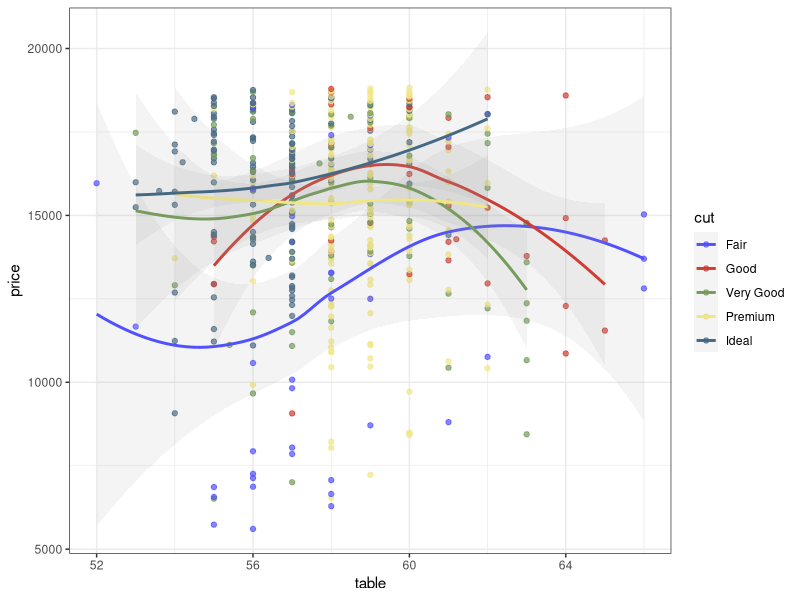
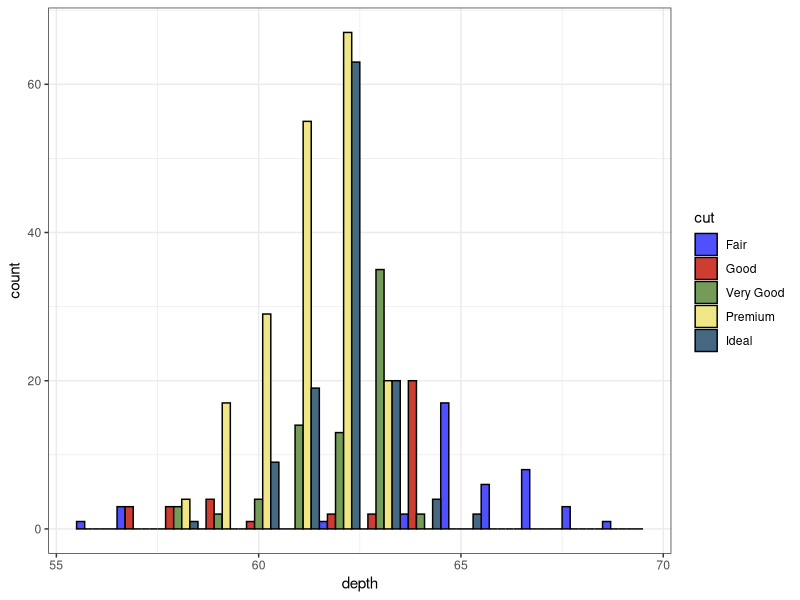
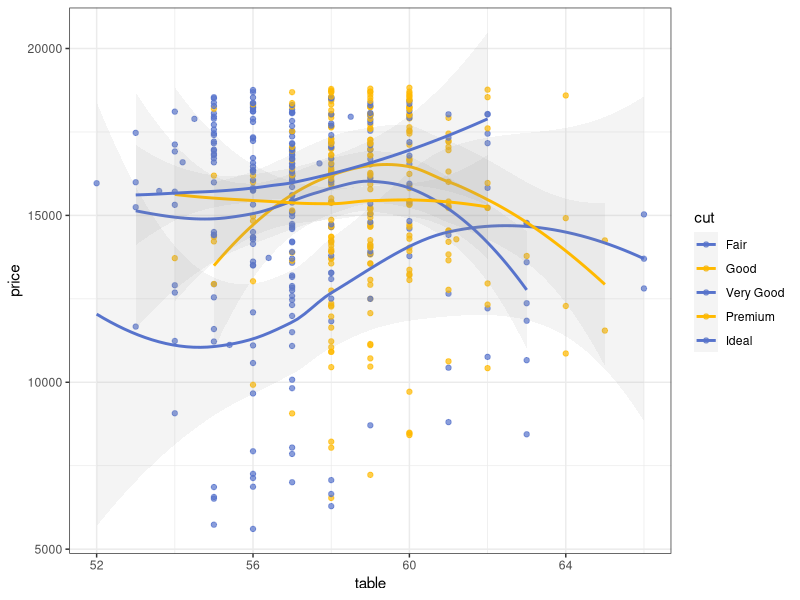
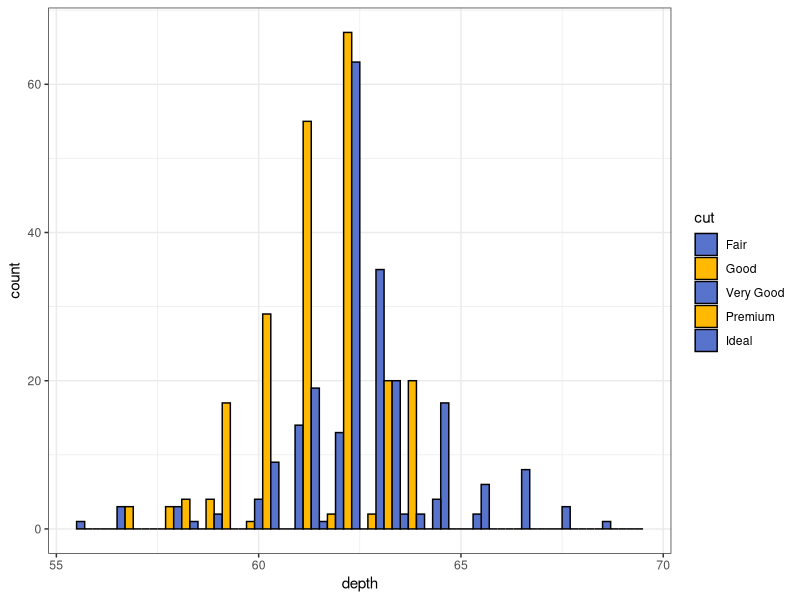

Reproduce these figures in R, in order.
library(ggsci)


### Name: scale_color_igv
### Title: Integrative Genomics Viewer (IGV) Color Scales
### Aliases: scale_color_igv scale_colour_igv scale_fill_igv

### ** Examples

library("ggplot2")
data("diamonds")

p1 = ggplot(subset(diamonds, carat >= 2.2),
            aes(x = table, y = price, colour = cut)) +
  geom_point(alpha = 0.7) +
  geom_smooth(method = "loess", alpha = 0.1, size = 1, span = 1) +
  theme_bw()

p2 = ggplot(subset(diamonds, carat > 2.2 & depth > 55 & depth < 70),
            aes(x = depth, fill = cut)) +
  geom_histogram(colour = "black", binwidth = 1, position = "dodge") +
  theme_bw()

p1 + scale_color_igv()
p2 + scale_fill_igv()

p1 + scale_colour_manual(
  values = rep(pal_igv("alternating")(2), times = 3))
p2 + scale_fill_manual(
  values = rep(pal_igv("alternating")(2), times = 3))
